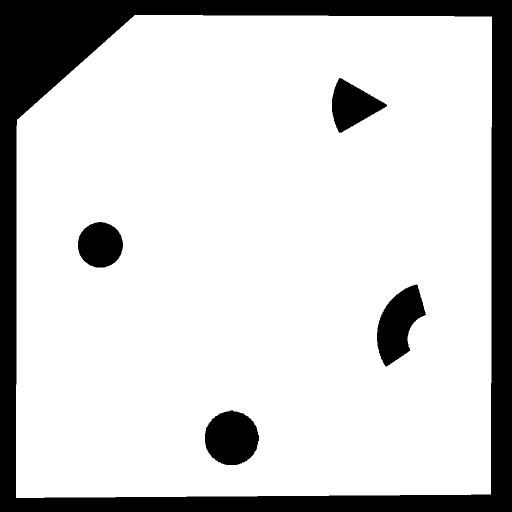
#> input picture Arena/arena1.png, 1024 x 1024 px (shown at 1/2 size)
$ jupyter execute --allow-errors general_inclu.ipynb
#> lines starting #> are read from the running program, lines starting #| are printed output that depends on the picture; after the words box and inside, x2 and y2 are one past the last pixel; in counts of white or black regions, pixels touching at a corner belong together
[cell 1]
import numpy as np
from sympy.geometry import Point,Circle,Segment,intersection,Line
import matplotlib.pyplot as plt
from matplotlib.patches import Arc as Arc_patch
from matplotlib import collections  as mc
import time

[cell 2]
class Arc:
    def __init__(self,r,theta1,theta2,origin = (0,0)):
        x,y = origin
        self.x = x
        self.y = y
        self.r = r
        self.origin = origin
        self.theta1 = theta1
        self.theta2 = theta2
        self.endpoints = [Point(self.x+r*np.cos(theta1),self.y+r*np.sin(theta1)),Point(self.x+r*np.cos(theta2),self.y+r*np.sin(theta2))]
        self.circle = Circle(Point(x,y),r)

    def __contains__(self,point):
        xp,yp = float(point.x)-self.x,float(point.y)-self.y
        rot = np.array([[np.cos(self.theta1),-1*np.sin(self.theta1)],
                        [np.sin(self.theta1),np.cos(self.theta1)]])
        xp,yp = np.array([xp,yp]) @ rot
        theta = np.arctan2(yp,xp) if (yp>=0 or (self.theta1<=0 and self.theta2>=0)) else 2*np.pi + np.arctan2(yp,xp)
        return (theta>=0 and theta<=self.theta2-self.theta1) or (theta>=self.theta2-self.theta1 and theta<=0)

    def draw(self,ax,color):
        ax.add_patch(Arc_patch((self.x, self.y), 2*self.r,2*self.r, theta1=np.rad2deg(self.theta1), theta2=np.rad2deg(self.theta2), linewidth=1, color=color))

[cell 3]
#intersections
def arc_arc(gamma2,gamma2prime):
    eta,etaprime = gamma2.circle,gamma2prime.circle
    intersect = intersection(eta,etaprime)
    pts = []
    if len(intersect) > 0:
        if intersect[0] in gamma2 and intersect[0] in gamma2prime:
            pts.append(intersect[0])
    if len(intersect) > 1:
        if intersect[1] in gamma2 and intersect[1] in gamma2prime:
            pts.append(intersect[1])

    return pts

def line_line(l1,l2):
    return intersection(l1,l2)

def line_arc(l1prime,gamma2):
    intersect = intersection(l1prime,gamma2.circle)
    pts = []
    if len(intersect)>0:
        if intersect[0] in gamma2:
            pts.append(intersect[0])
    if len(intersect)>1:
        if intersect[1] in gamma2:
            pts.append(intersect[1])
    return pts

[cell 4]
class Interval:
    """
    Defined by r1,r2,theta1,theta2 and the origin.
    r1<r2 and theta1<theta2
    """
    def __init__(self,r1,r2,theta1,theta2,origin=(0,0)):

        not_zero = lambda x: x if x != 0.0 else 1e-6
        r1,r2,theta1,theta2 =  list(map(not_zero,[r1,r2,theta1,theta2]))

        self.r1 = r1
        self.r2 = r2
        self.theta1 = theta1
        self.theta2 = theta2
        x,y = origin
        self.origin = origin
        self.x = x
        self.y = y
        self.gamma1 = Arc(r1,theta1,theta2,origin=origin)
        self.gamma2 = Arc(r2,theta1,theta2,origin=origin)
        self.l1 = Segment((x+r1*np.cos(theta1),y+r1*np.sin(theta1)),(x+r2*np.cos(theta1),y+r2*np.sin(theta1)))
        self.l2 = Segment((x+r1*np.cos(theta2),y+r1*np.sin(theta2)),(x+r2*np.cos(theta2),y+r2*np.sin(theta2)))
        self.l = [self.l1,self.l2]
        self.gamma = [self.gamma1,self.gamma2]

    def __contains__(self,point):
        r = np.linalg.norm(np.array([float(point.x),float(point.y)])-np.array(self.origin))
        return (r<=self.r2 and r>=self.r1) and (point in self.gamma1)

    def __repr__(self):
        return f"Interval({self.r1},{self.r2},{self.theta1},{self.theta2},{self.origin})"

    def draw(self,ax,color):
        try:
            l11, l12 = tuple(self.l1.points[0]),tuple(self.l1.points[1])
            l21, l22 = tuple(self.l2.points[0]),tuple(self.l2.points[1])
            lc = mc.LineCollection([[l11,l12],[l21,l22]], colors = color, linewidths=1)
            self.gamma1.draw(ax,color)
            self.gamma2.draw(ax,color)
            ax.add_collection(lc)

        except AttributeError:
            self.gamma1.draw(ax,color)
            self.gamma2.draw(ax,color)

    def general_inclusion(self,Iprime):
        I = self
        test_pts = []
        O = Point(I.origin)
        D = np.linalg.norm(np.array(I.origin)-np.array(Iprime.origin))
        if D>I.r2 + Iprime.r2:
            return Interval(0,0,0,0,I.origin),[]


        for gmp in Iprime.gamma:
            for gmi in I.gamma:
                pts = arc_arc(gmi,gmp)
                test_pts += pts
            for li in I.l:
                pts = line_arc(li,gmp)
                test_pts += pts
            if D<=I.r2 + Iprime.r2:
                normal_line = Line(I.origin,Iprime.origin)
                normal_points = gmp.circle.intersection(normal_line)
                for foot_normal in normal_points:
                    if foot_normal in gmp:
                        if foot_normal in I:
                            test_pts += [foot_normal]
            if D**2<=I.r2**2 + Iprime.r2**2:
                for line in gmp.circle.tangent_lines(O):
                    tangent_pt = line.points[1]
                    if tangent_pt in gmp:
                        if tangent_pt in I:
                            test_pts += [tangent_pt]
        for lp in Iprime.l:
            for gmi in I.gamma:
                pts = line_arc(lp,gmi)
                test_pts += pts
            for li in I.l:
                test_pts += line_line(li,lp)
            base_perpendicular = lp.perpendicular_segment(O).points[1]
            if lp.contains(base_perpendicular):
                if base_perpendicular in I:
                    test_pts += [base_perpendicular]


        for point in Iprime.gamma2.endpoints+Iprime.gamma1.endpoints:
            if point in I:
                test_pts+= [point]
        if not test_pts:
            return Interval(0,0,0,0,I.origin),[]
        def cart2pol(pt):
            x,y = float(pt.x),float(pt.y)
            xi,yi = np.array([x,y])-np.array(I.origin)
            rho = np.linalg.norm(np.array([xi,yi]))
            phi = np.arctan2(yi,xi) if (yi>=0 or (I.theta1<=0 and I.theta2>=0)) else 2*np.pi + np.arctan2(yi,xi)
            return [rho, phi]
        rad_pts = np.array(list(map(cart2pol,test_pts)))
        R = rad_pts[:,0]
        THETA = rad_pts[:,1]
        rmax,rmin = max(R),min(R)
        thetamax,thetamin = max(THETA),min(THETA)
        return Interval(rmin,rmax,thetamin,thetamax,I.origin),test_pts

[cell 5]
# [4 lines left out: function clipped, not called in this run]

[cell 6]
I2 = Interval(1,2,2,4,origin=(4.5,1))
I1 = Interval(1,2,-1,1,origin=(1,1))
# [4 lines of commented-out code are left out]
t0 = time.time()
#J,test_pts = general_inclusion(I1,I2)
J,test_pts = I1.general_inclusion(I2)
t1 = time.time()
print("computation time = ",t1-t0)
fig= plt.figure(figsize = (16,8))
ax = fig.add_subplot(1,2,1)
I2.draw(ax,'red')
I1.draw(ax,'blue')
plt.axis('equal')
plt.grid()
# ax1 = fig.add_subplot(1,2,2)
J.draw(ax,'green')
#clipped(I1,J).draw(ax,'magenta')
for test_pt in test_pts:
    ax.scatter(test_pt[0],test_pt[1])
# [4 lines of commented-out code are left out]
plt.show()
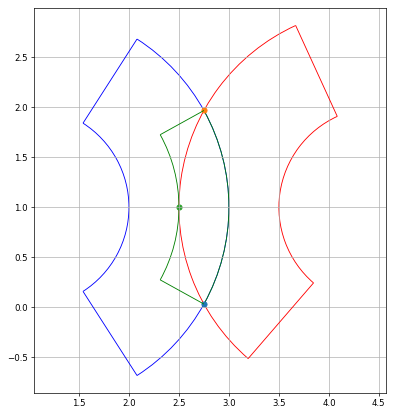
#> figure drawn by matplotlib, 1 panel

[cell 7]
class Interval:
    """
    Defined by r1,r2,theta1,theta2 and the origin.
    r1<r2 and theta1<theta2
    """
    def __init__(self,r1,r2,theta1,theta2,origin=(0,0)):

        not_zero = lambda x: x if x != 0.0 else 1e-6
        r1,r2,theta1,theta2 =  list(map(not_zero,[r1,r2,theta1,theta2]))

        self.r1 = r1
        self.r2 = r2
        self.theta1 = theta1
        self.theta2 = theta2
        x,y = origin
        self.origin = origin
        self.x = x
        self.y = y
        self.gamma1 = Arc(r1,theta1,theta2,origin=origin)
        self.gamma2 = Arc(r2,theta1,theta2,origin=origin)
        self.l1 = Segment((x+r1*np.cos(theta1),y+r1*np.sin(theta1)),(x+r2*np.cos(theta1),y+r2*np.sin(theta1)))
        self.l2 = Segment((x+r1*np.cos(theta2),y+r1*np.sin(theta2)),(x+r2*np.cos(theta2),y+r2*np.sin(theta2)))
        self.l = [self.l1,self.l2]
        self.gamma = [self.gamma1,self.gamma2]

    def __contains__(self,point):
        r = np.linalg.norm(np.array([float(point.x),float(point.y)])-np.array(self.origin))
        return (r<=self.r2 and r>=self.r1) and (point in self.gamma1)

    def __repr__(self):
        return f"Interval({self.r1},{self.r2},{self.theta1},{self.theta2},{self.origin})"

    def draw(self,ax,color):
        try:
            l11, l12 = tuple(self.l1.points[0]),tuple(self.l1.points[1])
            l21, l22 = tuple(self.l2.points[0]),tuple(self.l2.points[1])
            lc = mc.LineCollection([[l11,l12],[l21,l22]], colors = color, linewidths=1)
            self.gamma1.draw(ax,color)
            self.gamma2.draw(ax,color)
            ax.add_collection(lc)

        except AttributeError:
            self.gamma1.draw(ax,color)
            self.gamma2.draw(ax,color)

    def general_inclusion(self,Iprime):
        test_pts = []
        O = Point(self.origin)
        D = np.linalg.norm(np.array(self.origin)-np.array(Iprime.origin))
        if D>self.r2 + Iprime.r2:
            return Interval(0,0,0,0,self.origin)


        for gmp in Iprime.gamma:
            for gmi in self.gamma:
                pts = arc_arc(gmi,gmp)
                test_pts += pts
            for li in self.l:
                pts = line_arc(li,gmp)
                test_pts += pts
            if D<=self.r2 + Iprime.r2:
                for line in gmp.circle.normal_lines(O):
                    base_normal = line.points[0]
                    if base_normal in gmp:
                        if base_normal in self:
                            test_pts += [base_normal]
            if D**2<=self.r2**2 + Iprime.r2**2:
                for line in gmp.circle.tangent_lines(O):
                    tangent_pt = line.points[1]
                    if tangent_pt in gmp:
                        if tangent_pt in self:
                            test_pts += [tangent_pt]
        for lp in Iprime.l:
            for gmi in self.gamma:
                pts = line_arc(lp,gmi)
                test_pts += pts
            for li in self.l:
                test_pts += line_line(li,lp)
            base_perpendicular = lp.perpendicular_segment(O).points[1]
            if base_perpendicular in self:
                test_pts += [base_perpendicular]


        for point in Iprime.gamma2.endpoints+Iprime.gamma1.endpoints:
            if point in self:
                test_pts+= [point]
        if not test_pts:
            return Interval(0,0,0,0,self.origin)
        rad_pts = np.array(list(map(cart2pol,test_pts)))
        R = rad_pts[:,0]
        THETA = rad_pts[:,1]
        rmax,rmin = max(R),min(R)
        thetamax,thetamin = max(THETA),min(THETA)
        return Interval(rmin,rmax,thetamin,thetamax,self.origin)

    # [4 lines left out: function clip, not called in this run]

[cell 8]
class Robot:
    radius = 30
    bot_color = 'b'
    color = 'blue'
    Δt = 1
    obstacles = None

    def __init__(self,x_bot,y_bot,yaw,vi,vj,wi,wj):

        self.x_bot = x_bot
        self.y_bot = y_bot
        self.yaw = yaw
        self.vi = vi
        self.vj = vj
        self.wi = wi
        self.wj = wj

    @property
    def interval(self):
        theta11 = self.yaw - (self.wi - self.wj)*self.Δt
        theta21 = self.yaw + (self.wi - self.wj)*self.Δt
        origin = (self.x_bot+self.radius*(np.cos(theta11)+np.cos(theta21))/(1e-6 + np.sin(theta11-theta21)),
                       self.y_bot+self.radius*(np.sin(theta11)+np.sin(theta21))/(1e-6 + np.sin(theta11-theta21)))

        n = self.radius/np.sin(1e-6+(theta21-theta11)/2)
        nu1 = n - self.radius
        nu2 = n + self.radius + (self.vi-self.vj)*self.Δt
        theta1 = min(theta11,theta21)
        theta2 = max(theta11,theta21)
        return Interval(nu1,nu2,theta1,theta2,origin)

    def __repr__(self):
        return f"Robot at {self.x_bot},{self.y_bot},{self.yaw}"

    def set_path(self,path):
        self.path = path

    def collision_detection(self):
        Js = []
        for obstacle in self.obstacles:
            I = self.interval
            J = I.general_inclusion(obstacle)
            if not(J.r2 == 1e-6 and J.theta1 -J.theta2 == 0) :
                Js.append(J)
            del J
        return Js


    # [48 lines left out: functions generate_vw, collision_avoidance, not called in this run]


    def next_bot(self,traj_v,traj_w,ax):
        Js = self.collision_detection()
        vw,is_collide = self.collision_avoidance(Js,traj_v,traj_w,ax)
        v,w = vw
        yaw = self.yaw + w*self.Δt
        x_bot = self.x_bot + v*np.cos(yaw)*self.Δt
        y_bot = self.y_bot + v*np.sin(yaw)*self.Δt
        self.yaw = yaw
        self.x_bot = x_bot
        self.y_bot = y_bot
        return self,is_collide

    # [20 lines left out: functions next_bots, next_pose, not called in this run]


    def plot(self,ax):
        bot_circle = plt.Circle( (self.x_bot, self.y_bot),self.radius,color=self.bot_color)
        arrow = ax.arrow(self.x_bot,self.y_bot,self.radius*np.cos(self.yaw),self.radius*np.sin(self.yaw))
        patch = ax.add_patch(bot_circle)
        return [bot_circle,arrow]

    def plot_interval(self,ax):
        self.interval.draw(ax,self.color)


    @classmethod
    def set_environment(cls,obstacles):
        cls.obstacles = obstacles

[cell 9]
import cv2
import json
with open('obstacles.json') as f:
#> (reads Arena/obstacles.json from the repository)
    data = json.load(f)
obstacles = []
for obstacle in data['obstacles']:
    params,center = obstacle['params'],obstacle['center']
    obstacles.append(Interval(*params,center))
arena = cv2.imread("arena1.png")
#> arena is the input picture: shape (1024, 1024, 3); 81.8% white; 5 black regions, box (x1, y1, x2, y2) and area: (0, 0, 1024, 1024) 159848, (754, 569, 852, 733) 9219, (410, 821, 518, 930) 9170, (664, 156, 774, 266) 6601, (156, 444, 246, 535) 6411
arena = (1-cv2.cvtColor(arena,cv2.COLOR_RGB2GRAY)/255).astype('int')
fig,ax = plt.subplots(figsize=(5,5))
ax.imshow(arena,cmap = plt.cm.gray_r)
for obstacle in obstacles:
    obstacle.draw(ax,'red')
plt.show()
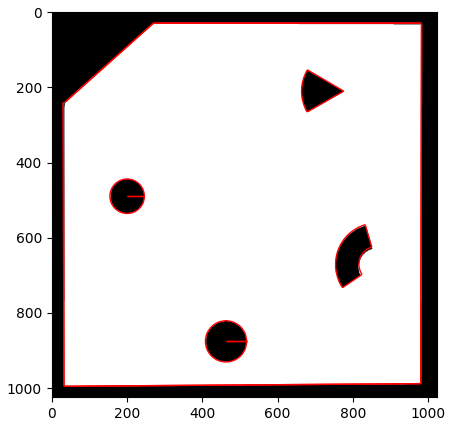
#> figure drawn by matplotlib, 1 panel

[cell 10]
robot = Robot(700,700,0,80,0,1,0)

robot.set_environment(obstacles)


fig,ax = plt.subplots(figsize=(8,8))
ax. set_aspect('equal')
ax.set_xlim([0, 1024])
ax.set_ylim([0, 1024])
ax.imshow(arena,cmap = plt.cm.gray_r,origin = 'lower')
for obstacle in obstacles:
    obstacle.draw(ax,'red')

robot.plot(ax)
robot.plot_interval(ax)

#> (the rest of this cell did not finish here and is left out)
